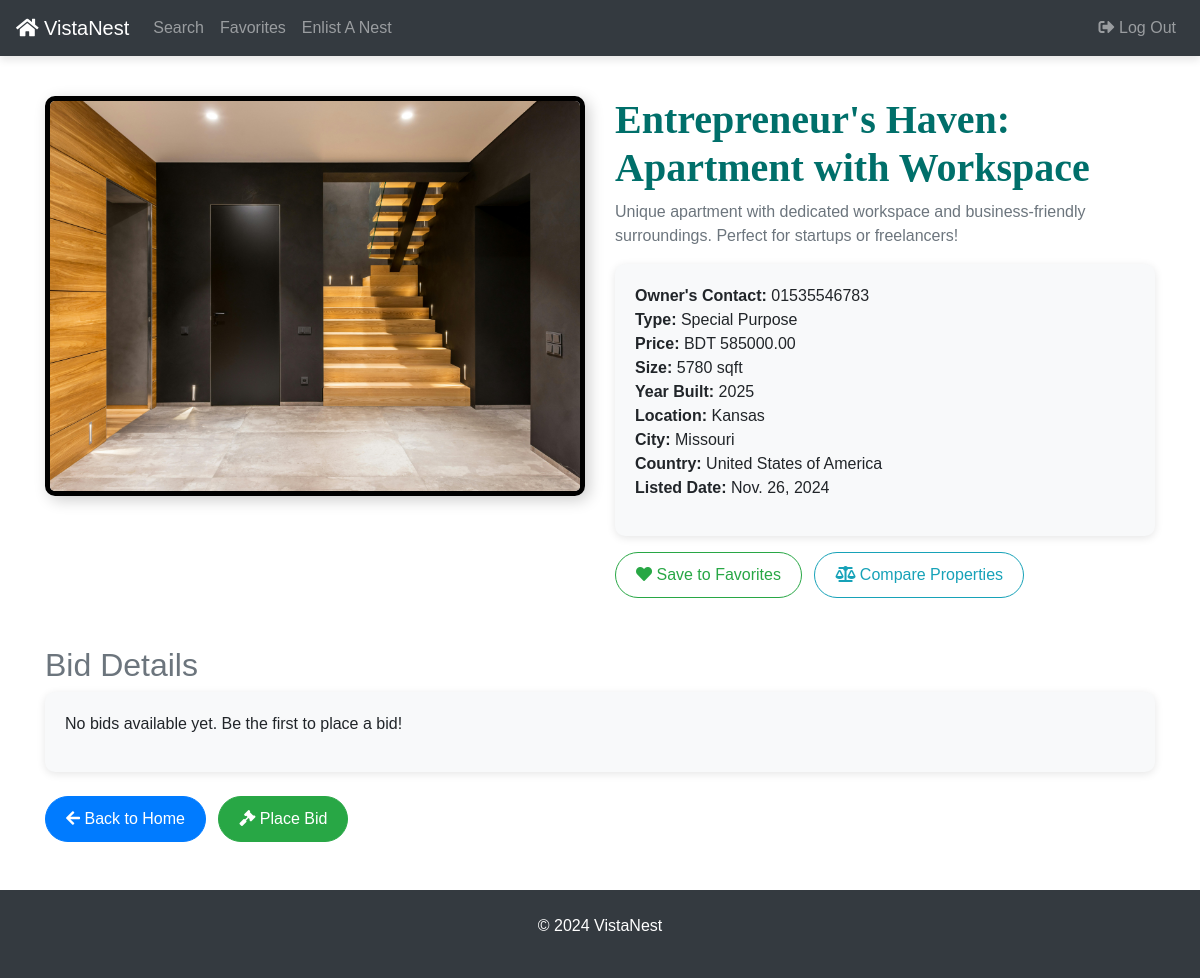
The page /details/29 on the database its author committed.
### platforms/models.py (models this page shows, shortened)
class Platform(models.Model):
    property_type_choices = [
        ('Residential', 'Residential'),
        ('Commercial', 'Commercial'),
        ('Land', 'Land'),
        ('Industrial', 'Industrial'),
        ('Special Purpose', 'Special Purpose')
    ]
    owner_contact_number = models.CharField(max_length=15, blank=True, null=True)
    title = models.CharField(max_length=100)
    description = models.TextField(default="This Property is mindblowing!")
    property_type = models.CharField(max_length=20, choices=property_type_choices)
    price = models.DecimalField(max_digits=10, decimal_places=2)
    size_sqft = models.PositiveIntegerField()
    year_built = models.PositiveIntegerField()
    location = models.CharField(max_length=100)
    city = models.CharField(max_length=50)
    country = models.CharField(max_length=50)
    listed_date = models.DateField(auto_now_add=True)
    image = models.ImageField(upload_to='platform_image/', blank=True, null=True, default='platform_image/houses.png')

### mysite/views.py (the view)
# urls.py: path('details/<int:property_id>', views.details, name='details'),
def details(request, property_id):
    platform = get_object_or_404(Platform, pk=property_id)
    bids = platform.bids.all().select_related('user')
    return render(request, 'details.html', {
        "platform": platform, 'bids': bids,
    })

### templates/details.html (shortened to what this page needs)
<!DOCTYPE html>
<html lang="en">
<head>
    <link rel="stylesheet" href="https://cdn.jsdelivr.net/npm/bootstrap@4.3.1/dist/css/bootstrap.min.css">
    <link rel="stylesheet" href="https://cdnjs.cloudflare.com/ajax/libs/font-awesome/5.15.4/css/all.min.css">
</head>
<body>
    <nav class="navbar navbar-expand-md navbar-dark bg-dark fixed-top">
       <a class="navbar-brand text-white" href="{% url 'home' %}">
             <i class="fas fa-home text-white"></i> VistaNest
        </a>
        <div class="collapse navbar-collapse" id="navbarNav">
            <ul class="navbar-nav">
                <li class="nav-item"><a class="nav-link" href="{% url 'search' %}">Search</a></li>
                <li class="nav-item"><a class="nav-link" href="{% url 'favorites' %}">Favorites</a></li>
                <li class="nav-item"><a class="nav-link" href="{% url 'add-platform' %}">Enlist A Nest</a></li>
            </ul>
            <ul class="navbar-nav ml-auto">
                <li class="nav-item">
                    <a href="{% url 'logout' %}" class="nav-link">
                        <i class="fas fa-sign-out-alt"></i> Log Out
                    </a>
                </li>
            </ul>
        </div>
    </nav>
    <div class="container mt-5 pt-5">
        <div class="row">
        <div class="col-md-6 text-center">
            {% if platform.image %}
                <img src="{{ platform.image.url }}" alt="Property Image" class="img-fluid property-image">
            {% else %}
            <div class="property-placeholder d-flex flex-column align-items-center justify-content-center">
                <i class="fas fa-home fa-7x text-muted"></i>
                <p class="mt-3 text-muted">Image not available</p>
            </div>
            {% endif %}
        </div>
            <div class="col-md-6">
            <h1 class="text-blue-teal custom-font"><b>{{ platform.title }}</b></h1>
                <p class="text-muted">{{ platform.description }}</p>
                <div class="info-section">
                    <ul class="list-unstyled">
                        <li><strong>Owner's Contact:</strong> {{ platform.owner_contact_number }}</li>
                        <li><strong>Type:</strong> {{ platform.property_type }}</li>
                        <li><strong>Price:</strong> BDT {{ platform.price }}</li>
                        <li><strong>Size:</strong> {{ platform.size_sqft }} sqft</li>
                        <li><strong>Year Built:</strong> {{ platform.year_built }}</li>
                        <li><strong>Location:</strong> {{ platform.location }}</li>
                        <li><strong>City:</strong> {{ platform.city }}</li>
                        <li><strong>Country:</strong> {{ platform.country }}</li>
                        <li><strong>Listed Date:</strong> {{ platform.listed_date }}</li>
                    </ul>
                </div><div class="mt-3">
    <a href="{% url 'add_to_favorites' platform.id %}" class="btn btn-outline-success btn-custom">
        <i class="fas fa-heart"></i> Save to Favorites
    </a>
  <a href="{% url 'compare_properties' %}?platform_id={{ platform.id }}" class="btn btn-outline-info btn-custom rounded-pill ml-2">
        <i class="fas fa-balance-scale"></i> Compare Properties
    </a>
</div>
            </div>
        </div>
        <div class="mt-5">
            <h2 class="text-secondary">Bid Details</h2>
            <div class="info-section">
                {% if bids %}
                    {% for bid in bids %}
                        <p><i class="fas fa-user"></i> <strong>{{ bid.user.username }}</strong> bidden <strong>BDT {{ bid.amount }}</strong></p>
                    {% endfor %}
                {% else %}
                    <p>No bids available yet. Be the first to place a bid!</p>
                {% endif %}
            </div>
        </div>
        <div class="mt-4">
            <a href="{% url 'home' %}" class="btn btn-primary btn-custom">
                <i class="fas fa-arrow-left"></i> Back to Home
            </a>
               <a href="{% url 'place_bid' platform.id %}" class="btn btn-success btn-custom ml-2">
        <i class="fas fa-gavel"></i> Place Bid
    </a>
        </div>
    </div>
    <footer class="text-center py-4 mt-5">
        <div class="container">
            <p>&copy; 2024 VistaNest</p>
        </div>
    </footer>
</body>
</html>

### templates/details.html (style rules this page uses)
body { font-family: 'Arial', sans-serif; }
.navbar { box-shadow: 0 4px 8px rgba(0, 0, 0, 0.1); }
.text-blue-teal { color: #006f6a; }
.custom-font { font-family: 'Garamond', Serif; }
.navbar-brand i { color: #ffc107; }
.property-image { width: 100%; height: 400px; object-fit: cover; border-radius: 10px; border: 5px solid #000; box-shadow: 4px 4px 15px rgba(0, 0, 0, 0.2); }
.info-section { background-color: #f8f9fa; border-radius: 10px; padding: 20px; box-shadow: 0px 2px 8px rgba(0, 0, 0, 0.1); }
.btn-custom { border-radius: 30px; padding: 10px 20px; }
footer { background-color: #343a40; color: #fff; }

### rows shown on the page
Platform: image (picture), title "Entrepreneur's Haven: Apartment with Workspace", description "Unique apartment with dedicated workspace and business-friendly surroundings. Perfect for startups or freelancers!", owner_contact_number "01535546783", property_type "Special Purpose", price "585000.00", size_sqft "5780", year_built "2025", location "Kansas", city "Missouri", country "United States of America", listed_date "Nov. 26, 2024"
